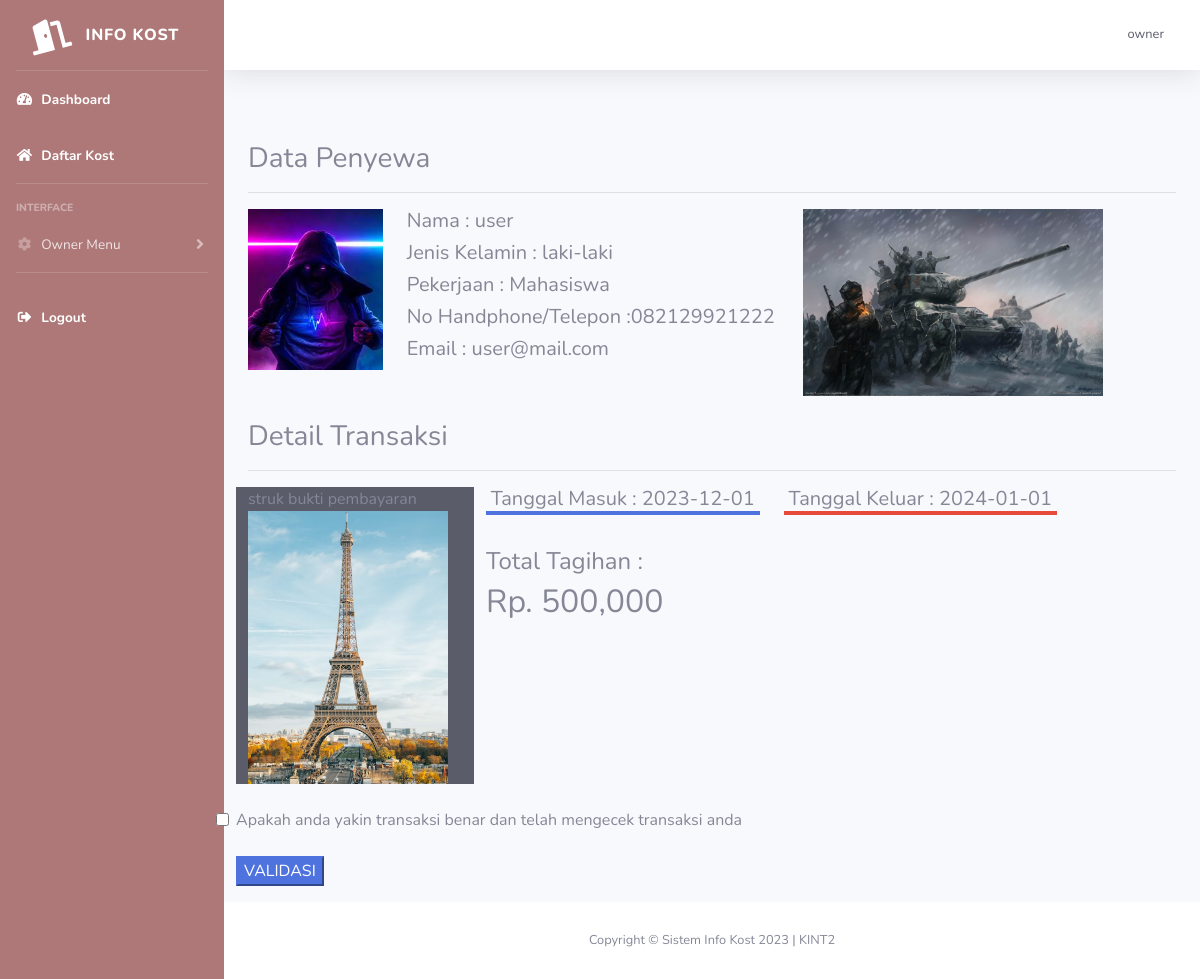
/kost/cek_pembayaran.php?id_tagihan=1 (signed in), run on the app's committed database.
### tables this page shows
CREATE TABLE `booking` (
  `id_booking` int(11) NOT NULL,
  `id_user` int(11) NOT NULL,
  `id_kamar` int(11) NOT NULL,
  `tanggal_masuk` date NOT NULL,
  `hitungan_sewa` int(11) NOT NULL,
  `durasi_sewa` int(11) NOT NULL,
  `tanggal_keluar` date NOT NULL,
  `jumlah_kamar` int(11) NOT NULL
);

CREATE TABLE `user` (
  `id` int(11) NOT NULL,
  `nama_lengkap` varchar(255) NOT NULL,
  `email` varchar(255) NOT NULL,
  `username` varchar(255) NOT NULL,
  `password` varchar(255) NOT NULL,
  `no_hp` varchar(255) NOT NULL,
  `pekerjaan` varchar(255) NOT NULL,
  `jenis_kelamin` varchar(25) NOT NULL,
  `foto_ktp` varchar(255) NOT NULL,
  `foto_profil` text NOT NULL,
  `roles` int(11) NOT NULL,
  `id_kost_saya` int(11) NOT NULL
);

CREATE TABLE `tagihan` (
  `no_tagihan` int(11) NOT NULL,
  `no_booking` int(11) NOT NULL,
  `total_tagihan` int(11) NOT NULL,
  `stats` int(11) NOT NULL,
  `tanggal_tagihan` timestamp NOT NULL DEFAULT current_timestamp() ON UPDATE current_timestamp(),
  `bukti_bayar` varchar(255) NOT NULL
);

### kost/cek_pembayaran.php (the view, shortened to what this page needs)
<?php include "includes/header.php";
$id_tagihan = $_GET['id_tagihan'];
$query = "SELECT * FROM booking join tagihan on booking.id_booking=tagihan.no_booking join kamar on kamar.id_kamar=booking.id_kamar join user on user.id=booking.id_user WHERE tagihan.no_tagihan='$id_tagihan' ";
$data = mysqli_query($koneksi, $query);
$d = mysqli_fetch_array($data);
?>
<br>
<div class="container">
    <form action="php/validasi_proses.php" method="post">
        <h3>Data Penyewa</h3>
        <hr>
        <div class="row">
            <div class="col-md-2">
                <img src="../img/profil/<?php echo $d['foto_profil'] ?>" alt="" width="200px" class="img-fluid">
            </div>
            <div class=" col">
                <h5> Nama : <?php echo $d['nama_lengkap'] ?></h5>
                <h5> Jenis Kelamin : <?php echo $d['jenis_kelamin'] ?></h5>
                <h5> Pekerjaan : <?php echo $d['pekerjaan'] ?></h5>
                <h5> No Handphone/Telepon :<?php echo $d['no_hp'] ?></h5>
                <h5> Email : <?php echo $d['email'] ?></h5>
            </div>
            <div class="col">
                <img width="300px" src="../img/ktp/<?php echo $d['foto_ktp'] ?>" alt="">
            </div>
        </div>
        <br>
        <h3>Detail Transaksi</h3>
        <hr>
        <div class="row">
            <div class="col-md-3 bg-dark">
                struk bukti pembayaran
                <img class="img-fluid" width="200px" src="../img/bukti_bayar/<?php echo $d['bukti_bayar'] ?>" alt="">
            </div>
            <div class="col">
                <div class="row">
                    <div class="col-sm-5 text-center">
                        <h5 class="border-bottom-primary">Tanggal Masuk : <?php echo $d['tanggal_masuk'] ?></h5>
                    </div>
                    <div class="col-sm-5 text-center">
                        <h5 class="border-bottom-danger">Tanggal Keluar : <?php echo $d['tanggal_keluar'] ?></h5>
                    </div>
                </div>
                <br>
                <div class="row">
                    <div class="col">
                        <h4>Total Tagihan : </h4>
                        <h2><?php echo "Rp. " . number_format($d['total_tagihan'], 0, '.', ',')  ?></h2>
                    </div>
                </div>
            </div>
        </div>
        <br>
        <div class="row">
            <input required class=" form-check-input" type="checkbox" name="" id="">Apakah anda yakin transaksi benar dan telah mengecek transaksi anda
        </div>
        <br>
        <div class="row">
            <button class=" btn-primary" type="submit" name="submit">VALIDASI</button>
        </div>
    </form>
</div>
<?php
include "includes/footer.php";
?>

### data on the page
booking: id_user.foto_profil (picture), id_user.nama_lengkap "user", id_user.jenis_kelamin "laki-laki", id_user.pekerjaan "Mahasiswa", id_user.no_hp "082129921222", id_user.email "user@mail.com", id_user.foto_ktp (picture), tagihan.bukti_bayar (picture), tanggal_masuk "2023-12-01", tanggal_keluar "2024-01-01", tagihan.total_tagihan "500,000"

### other printed values
$_SESSION['username'] "owner"
